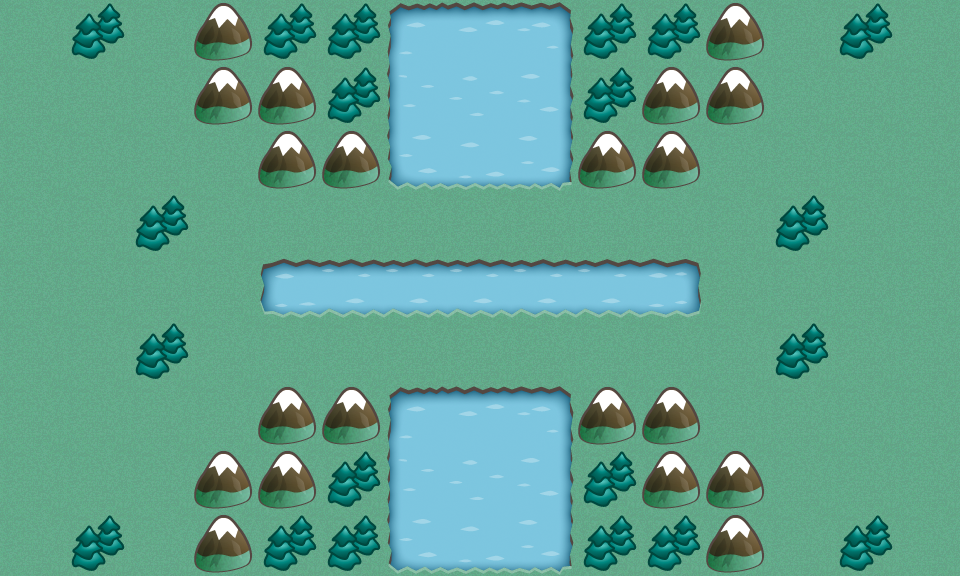

A level layout from a 2D game, rendered from its tile map. Below: a short description, then the map file with tile-grid data replaced by summaries:
An orthogonal 15x9 tile map with 64x64 px tiles, 1 tile layer (Background) and 14 objects.

<map version="1.0" orientation="orthogonal" width="15" height="9" tilewidth="64" tileheight="64">
 <tileset firstgid="1" name="TileLayer_background-hd" tilewidth="64" tileheight="64">
  <image source="TileLayer_background-hd.png" width="2048" height="2048" />
  <tile id="0">
   <properties>
    <property name="MovementCost" value="1" />
    <property name="TileType" value="Grass" />
   </properties>
  </tile>
  <tile id="1">
   <properties>
    <property name="MovementCost" value="2" />
    <property name="TileType" value="Mountain" />
   </properties>
  </tile>
  <tile id="32">
   <properties>
    <property name="MovementCost" value="4" />
    <property name="TileType" value="River" />
   </properties>
  </tile>
  <tile id="33">
   <properties>
    <property name="MovementCost" value="1" />
    <property name="TileType" value="Forest" />
   </properties>
  </tile>
  <tile id="64">
   <properties>
    <property name="MovementCost" value="4" />
    <property name="TileType" value="River" />
   </properties>
  </tile>
  <tile id="65">
   <properties>
    <property name="MovementCost" value="4" />
    <property name="TileType" value="River" />
   </properties>
  </tile>
  <tile id="66">
   <properties>
    <property name="MovementCost" value="4" />
    <property name="TileType" value="River" />
   </properties>
  </tile>
  <tile id="96">
   <properties>
    <property name="MovementCost" value="4" />
    <property name="TileType" value="River" />
   </properties>
  </tile>
  <tile id="97">
   <properties>
    <property name="MovementCost" value="4" />
    <property name="TileType" value="River" />
   </properties>
  </tile>
  <tile id="98">
   <properties>
    <property name="MovementCost" value="4" />
    <property name="TileType" value="River" />
   </properties>
  </tile>
  <tile id="128">
   <properties>
    <property name="MovementCost" value="4" />
    <property name="TileType" value="River" />
   </properties>
  </tile>
  <tile id="129">
   <properties>
    <property name="MovementCost" value="4" />
    <property name="TileType" value="River" />
   </properties>
  </tile>
  <tile id="130">
   <properties>
    <property name="MovementCost" value="4" />
    <property name="TileType" value="River" />
   </properties>
  </tile>
  <tile id="160">
   <properties>
    <property name="MovementCost" value="4" />
    <property name="TileType" value="River" />
   </properties>
  </tile>
  <tile id="161">
   <properties>
    <property name="MovementCost" value="4" />
    <property name="TileType" value="River" />
   </properties>
  </tile>
  <tile id="162">
   <properties>
    <property name="MovementCost" value="4" />
    <property name="TileType" value="River" />
   </properties>
  </tile>
 </tileset>
 <layer name="Background" width="15" height="9">
  <data>[135 cells, 135 non-empty, 15 distinct tile ids]</data>
 </layer>
 <objectgroup name="Units_P1" width="15" height="9">
  <object x="64" y="320" width="64" height="64">
   <properties>
    <property name="Type" value="Tank" />
   </properties>
  </object>
  <object x="64" y="448" width="64" height="64">
   <properties>
    <property name="Type" value="Cannon" />
   </properties>
  </object>
  <object x="64" y="64" width="64" height="64">
   <properties>
    <property name="Type" value="Helicopter" />
   </properties>
  </object>
  <object x="64" y="192" width="64" height="64">
   <properties>
    <property name="Type" value="Tank" />
   </properties>
  </object>
  <object x="192" y="320" width="64" height="64">
   <properties>
    <property name="Type" value="Soldier" />
   </properties>
  </object>
  <object x="192" y="192" width="64" height="64">
   <properties>
    <property name="Type" value="Soldier" />
   </properties>
  </object>
 </objectgroup>
 <objectgroup name="Units_P2" width="15" height="9">
  <object x="704" y="192" width="64" height="64">
   <properties>
    <property name="Type" value="Soldier" />
   </properties>
  </object>
  <object x="704" y="320" width="64" height="64">
   <properties>
    <property name="Type" value="Soldier" />
   </properties>
  </object>
  <object x="832" y="320" width="64" height="64">
   <properties>
    <property name="Type" value="Tank" />
   </properties>
  </object>
  <object x="832" y="64" width="64" height="64">
   <properties>
    <property name="Type" value="Helicopter" />
   </properties>
  </object>
  <object x="832" y="192" width="64" height="64">
   <properties>
    <property name="Type" value="Tank" />
   </properties>
  </object>
  <object x="832" y="448" width="64" height="64">
   <properties>
    <property name="Type" value="Cannon" />
   </properties>
  </object>
 </objectgroup>
 <objectgroup name="Buildings_P1" width="15" height="9">
  <object x="0" y="192" width="64" height="128">
   <properties>
    <property name="Type" value="HQ" />
   </properties>
  </object>
 </objectgroup>
 <objectgroup name="Buildings_P2" width="15" height="9">
  <object x="896" y="192" width="64" height="128">
   <properties>
    <property name="Type" value="HQ" />
   </properties>
  </object>
 </objectgroup>
</map>